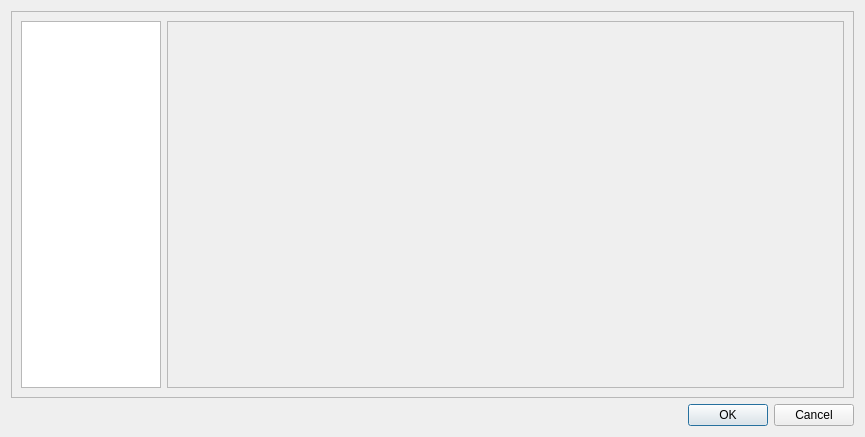
<?xml version="1.0" encoding="UTF-8"?>
<ui version="4.0">
 <class>Settings</class>
 <widget class="QDialog" name="Settings">
  <property name="geometry">
   <rect>
    <x>0</x>
    <y>0</y>
    <width>865</width>
    <height>437</height>
   </rect>
  </property>
  <property name="windowTitle">
   <string>Dialog</string>
  </property>
  <layout class="QVBoxLayout" name="verticalLayout">
   <item>
    <widget class="QFrame" name="frame">
     <property name="frameShape">
      <enum>QFrame::StyledPanel</enum>
     </property>
     <property name="frameShadow">
      <enum>QFrame::Raised</enum>
     </property>
     <layout class="QHBoxLayout" name="horizontalLayout_2">
      <item>
       <widget class="QListWidget" name="listWidget">
        <property name="sizePolicy">
         <sizepolicy hsizetype="Maximum" vsizetype="Expanding">
          <horstretch>0</horstretch>
          <verstretch>0</verstretch>
         </sizepolicy>
        </property>
        <property name="maximumSize">
         <size>
          <width>140</width>
          <height>16777215</height>
         </size>
        </property>
       </widget>
      </item>
      <item>
       <widget class="QFrame" name="frame_2">
        <property name="frameShape">
         <enum>QFrame::StyledPanel</enum>
        </property>
        <property name="frameShadow">
         <enum>QFrame::Raised</enum>
        </property>
        <layout class="QGridLayout" name="gridLayout_2"/>
       </widget>
      </item>
     </layout>
    </widget>
   </item>
   <item>
    <widget class="QDialogButtonBox" name="buttonBox">
     <property name="orientation">
      <enum>Qt::Horizontal</enum>
     </property>
     <property name="standardButtons">
      <set>QDialogButtonBox::Cancel|QDialogButtonBox::Ok</set>
     </property>
    </widget>
   </item>
  </layout>
 </widget>
 <resources/>
 <connections>
  <connection>
   <sender>buttonBox</sender>
   <signal>accepted()</signal>
   <receiver>Settings</receiver>
   <slot>accept()</slot>
   <hints>
    <hint type="sourcelabel">
     <x>248</x>
     <y>254</y>
    </hint>
    <hint type="destinationlabel">
     <x>157</x>
     <y>274</y>
    </hint>
   </hints>
  </connection>
  <connection>
   <sender>buttonBox</sender>
   <signal>rejected()</signal>
   <receiver>Settings</receiver>
   <slot>reject()</slot>
   <hints>
    <hint type="sourcelabel">
     <x>316</x>
     <y>260</y>
    </hint>
    <hint type="destinationlabel">
     <x>286</x>
     <y>274</y>
    </hint>
   </hints>
  </connection>
 </connections>
</ui>
